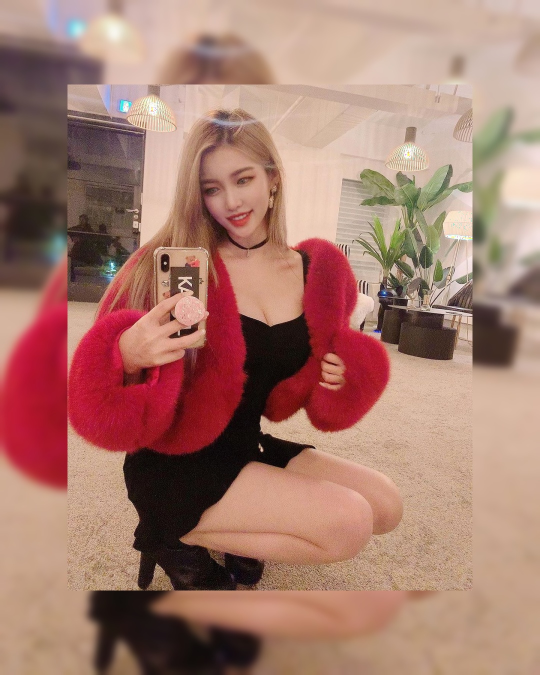
#> input picture Dataset/17_1_Flipper.jpg, 1080 x 1350 px, given as the content of the folder Dataset/17_1_Flipper.jpg, which was not available (shown at 1/2 size)
$ python hue_changer_2.py Dataset/17_1_Flipper.jpg
#> lines starting #> are read from the running program, lines starting #| are printed output that depends on the picture; pictures that were not available may be replaced by others from this repository, and a replacement may not be noted
import cv2
import numpy as np
import os
import sys
import glob


def hue_changer(i):
#> called with i = '_only/17_1_Flipper.jpg'
    outs=i
#     print(i)
    # load image with alpha channel
    img = cv2.imread(i, cv2.IMREAD_UNCHANGED)
#> img is the input picture: shape (1350, 1080, 3); mean B, G, R 110.8, 123.6, 166.6
#     print (img)

    # extract alpha channel
    alpha = img[:,:,2]
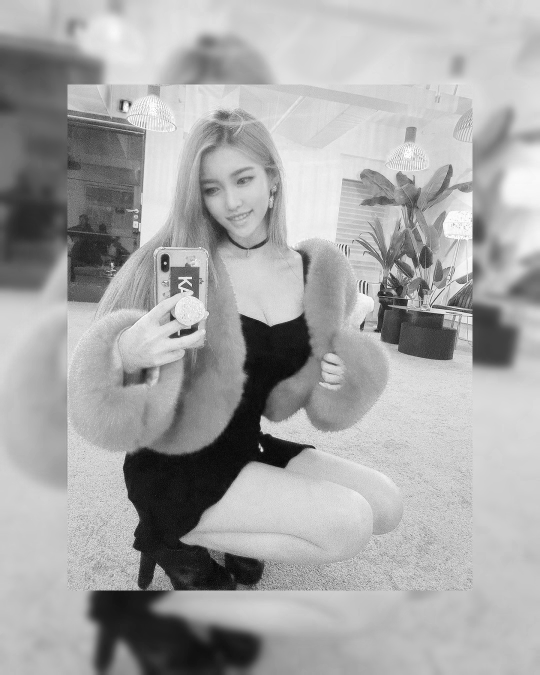
#> alpha: shape (1350, 1080) (shown at 1/2 size); min 0, max 255, mean 166.6
    alpha_2 = img[:,:,2]

    # extract bgr channels
    bgr = img[:,:,0:3]

    # convert to HSV
    hsv = cv2.cvtColor(bgr, cv2.COLOR_BGR2HSV)
#> hsv: shape (1350, 1080, 3); mean H, S, V 36.5, 95.8, 167
    #h = hsv[:,:,0]
    #s = hsv[:,:,1]
    #v = hsv[:,:,2]
    h,s,v = cv2.split(hsv)
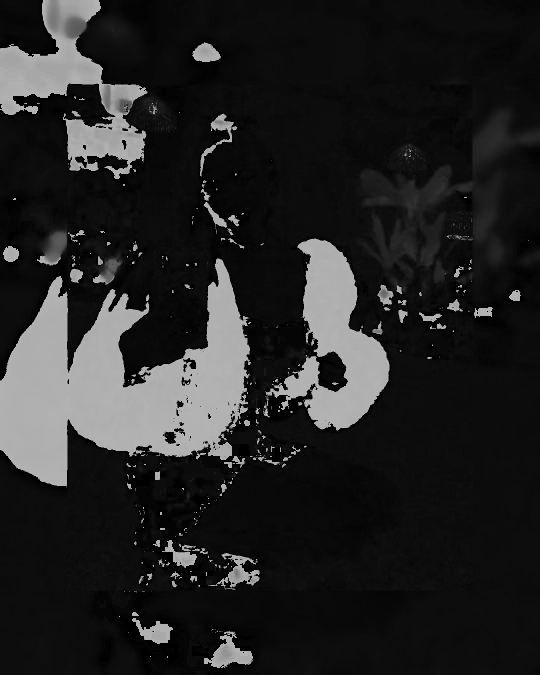
#> h: shape (1350, 1080) (shown at 1/2 size); min 0, max 179, mean 36.5
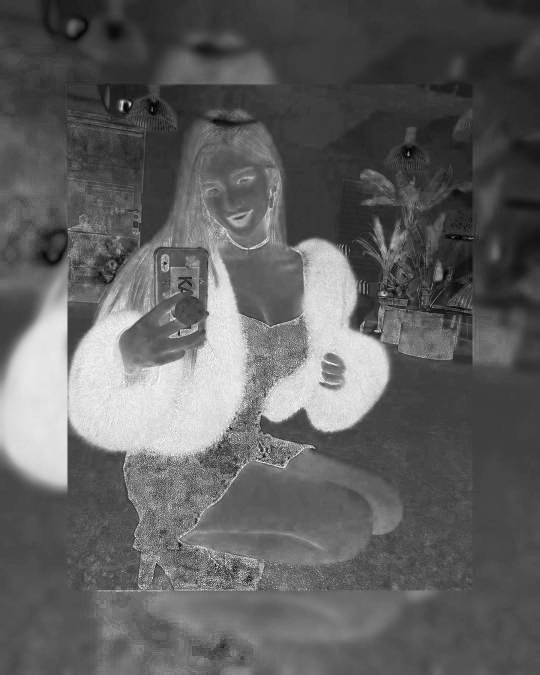
#> s: shape (1350, 1080) (shown at 1/2 size); min 0, max 255, mean 95.8

    # purple is 276 in range 0 to 360; so half in OpenCV
    # green is 120 in range 0 to 360; so half in OpenCV
    purple = 208
    green = 200

    # diff color (green - hue)
    diff_color = -8
    diff_color_2 = 5

    # modify hue channel by adding difference and modulo 180
    hnew = np.mod(h + diff_color, 180).astype(np.uint8)
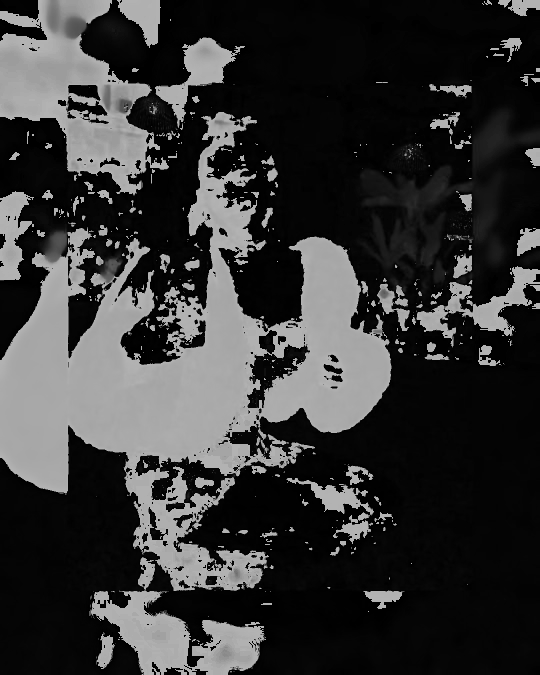
#> hnew: shape (1350, 1080) (shown at 1/2 size); min 0, max 179, mean 54.1
    hnew_2 = np.mod(h + diff_color_2, 180).astype(np.uint8)
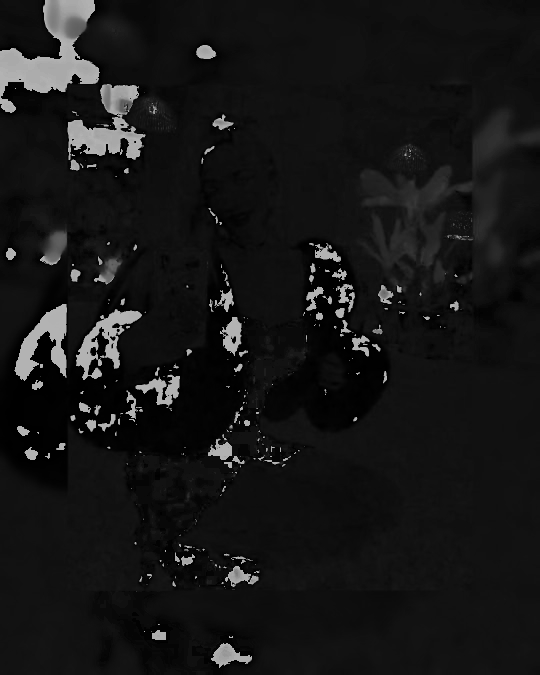
#> hnew_2: shape (1350, 1080) (shown at 1/2 size); min 0, max 179, mean 22.2

    # recombine channels
    hsv_new = cv2.merge([hnew,s,v])
#> hsv_new: shape (1350, 1080, 3); mean H, S, V 54.1, 95.8, 167
    hsv_new_2 = cv2.merge([hnew_2,s,v])
#> hsv_new_2: shape (1350, 1080, 3); mean H, S, V 22.2, 95.8, 167

    # convert back to bgr
    bgr_new = cv2.cvtColor(hsv_new, cv2.COLOR_HSV2BGR)
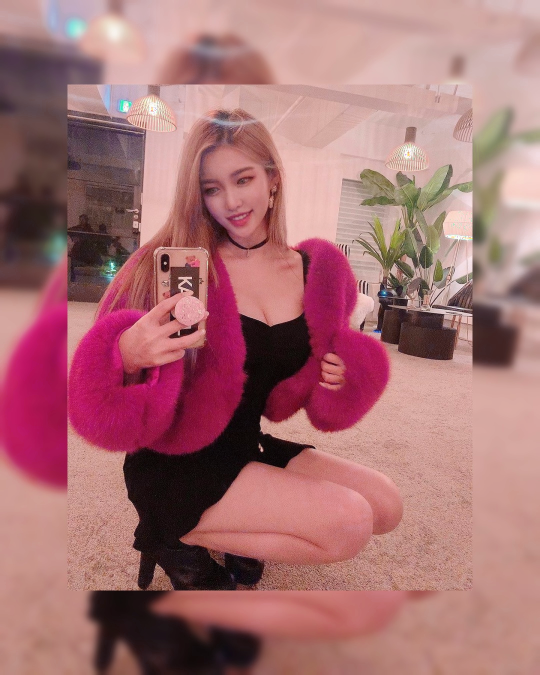
#> bgr_new: shape (1350, 1080, 3) (shown at 1/2 size); mean B, G, R 115.2, 112.6, 166.7
    bgr_new_2 = cv2.cvtColor(hsv_new_2, cv2.COLOR_HSV2BGR)
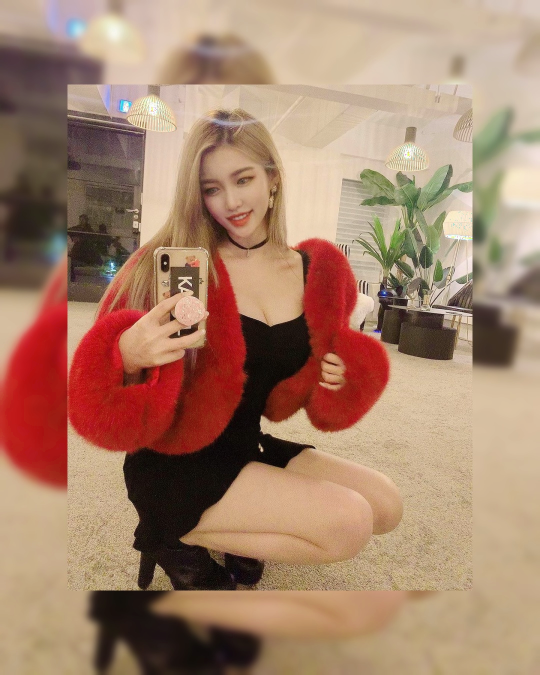
#> bgr_new_2: shape (1350, 1080, 3) (shown at 1/2 size); mean B, G, R 108.2, 130.7, 166.5

    # put alpha back into bgr_new
    bgra = cv2.cvtColor(bgr_new, cv2.COLOR_BGR2BGRA)
    bgra_2 = cv2.cvtColor(bgr_new_2, cv2.COLOR_BGR2BGRA)
    bgra[:,:,2] = alpha
#> bgra: shape (1350, 1080, 4); mean B, G, R, A 115.2, 112.6, 166.6, 255
    bgra_2[:,:,2] = alpha_2
#> bgra_2: shape (1350, 1080, 4); mean B, G, R, A 108.2, 130.7, 166.6, 255

    print(i)


    #string formating
    path = "/".join(i.split('/')[:-1])
    print(path)
    filename= i.split('/')[-1].split('.')[0]
    print(filename)
    basename, ext = os.path.splitext(filename)
    out_name = '{}_{:03d}.png'.format(basename,1)

    # save output
    cv2.imwrite(path+'/'+filename+'_Black_white.png', alpha)
#     cv2.imwrite(path+'/'+filename+'_Orignal.png', bgr)
    cv2.imwrite(path+'/'+filename+'_new.png', bgr_new)
    cv2.imwrite(path+'/'+filename+'_new_2.png', bgr_new_2)
    # [18 lines of commented-out code are left out]

def main(ins):
    f=glob.glob(ins+"/*")
    for i in f:
        hue_changer(i)

if __name__ == "__main__":
    main(sys.argv[1])
